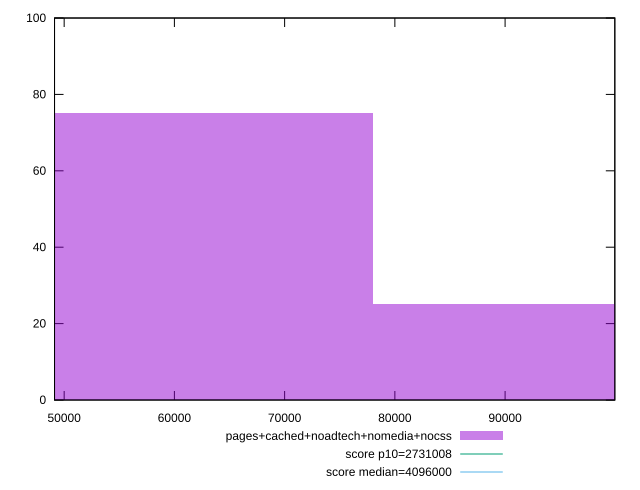

Generate this figure with gnuplot:
reset

$pagesCachedNoadtechNomediaNocss <<EOF
52033.850429767575 75
104067.70085953515 25
EOF

set key outside below
set boxwidth 52033.850429767575
set xrange [49126:99955]
set yrange [0:100]
set trange [0:100]
set style fill transparent solid 0.5 noborder

set parametric
set terminal svg size 640, 490 enhanced background rgb 'white'
set output "report_00020_2021-02-19T21:17:38.612Z2/total-byte-weight/comparison/histogram/4_vs_5.svg"

plot $pagesCachedNoadtechNomediaNocss title "pages+cached+noadtech+nomedia+nocss" with boxes, \
     2731008,t title "score p10=2731008", \
     4096000,t title "score median=4096000"

reset
